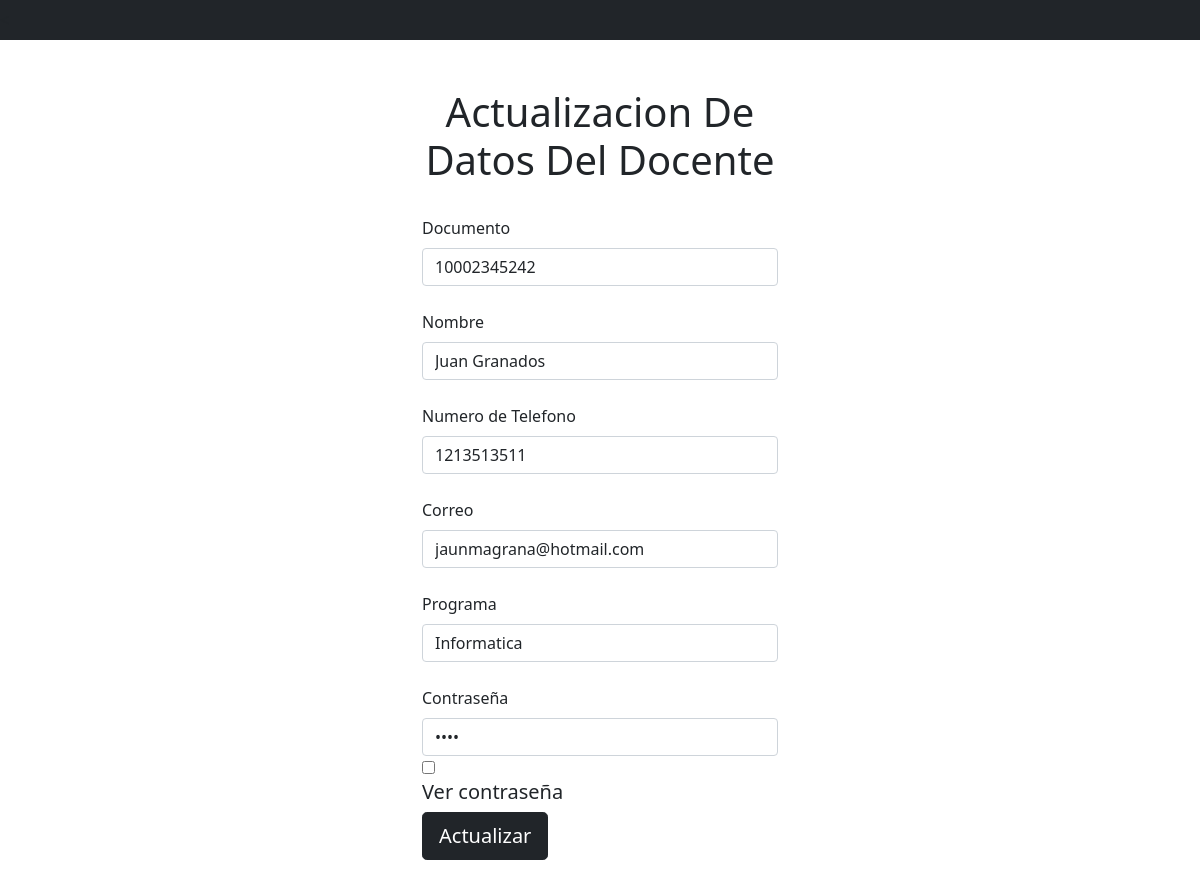
The app's page /actdoce.php?documento=10002345242 with its own data.
### tables this page shows
CREATE TABLE `docentes` (
  `documento` bigint(20) NOT NULL,
  `nombre` varchar(100) NOT NULL,
  `numero` int(11) NOT NULL,
  `correo` varchar(100) NOT NULL,
  `programa` varchar(100) NOT NULL,
  `contrasena` bigint(20) NOT NULL
);

### actdoce.php (the view, shortened to what this page needs)
<?php
$con=conexion();
$documento=$_GET['documento'];
$sql="SELECT * FROM docentes where documento='$documento'";
$query =mysqli_query($con,$sql);
$row=mysqli_fetch_assoc($query);
?>
<!DOCTYPE html>
<html lang="en">
<head>
    <link href="https://cdn.jsdelivr.net/npm/bootstrap@5.0.2/dist/css/bootstrap.min.css" rel="stylesheet">
</head>
<body>
<nav class="navbar navbar-dark bg-dark">
</nav>
<br><br>
<div class="container">
  <div class="row">
    <div class="col">
    </div>
    <br><br>
    <div class="col">
          <h1 class="text-center">Actualizacion De Datos Del Docente</h1>
          <br>
        <form  action="updatedoce.php" method="get">
            <label for="inputAddress2" class="form-label"> Documento</label>
            <input type="text" class="form-control" name = "documento" id="documento" placeholder="Ingrese su documento" value = "<?php echo $row['documento'] ?>">
          <br>
            <label for="inputCity" class="form-label">Nombre</label>
            <input type="text" class="form-control" name = "nombre" id="nombre" placeholder="Ingrese su Correo Electronico" value = "<?php echo $row['nombre'] ?>">
          <br>
            <label for="inputCity" class="form-label">Numero de Telefono</label>
            <input type="number" class="form-control" name = "numero" id="numero" placeholder="Ingrese el curso en el que se quiere registrar" value = "<?php echo $row['numero'] ?>">
          <br>
              <label for="inputEmail4" class="form-label">Correo</label>
              <input type="text" class="form-control" name = "correo" id="correo"  placeholder="Ingrese su Nombre" value = "<?php echo $row['correo'] ?>">
            <br>
              <label for="inputPassword4" class="form-label">Programa</label>
              <input type="text" class="form-control" name = "programa" id="programa" placeholder="Ingrese su Apellido" value = "<?php echo $row['programa'] ?>">
            <br>
              <label for="exampleInputPassword1" class="form-label">Contraseña</label>
               <input type="password" name="contrasena" id="contrasena" placeholder="Ingrese su contraseña de registro" class="form-control" id="Ingrese su contraseña" value = "<?php echo $row['contrasena'] ?>">
             <input type="checkbox" onclick = "Toggle()">
            <br>
            <h5>Ver contraseña</h5>
               <input type="submit"  class="btn btn-dark btn-lg" value="Actualizar"><br><br>
            <br><br>
          </div>
    <br><br>
    <div class="col">
    </div>
  </div>
</div>
</body>
</html>

### records on screen
docentes: documento "10002345242", nombre "Juan Granados", numero "1213513511", correo "jaunmagrana@hotmail.com", programa "Informatica"
